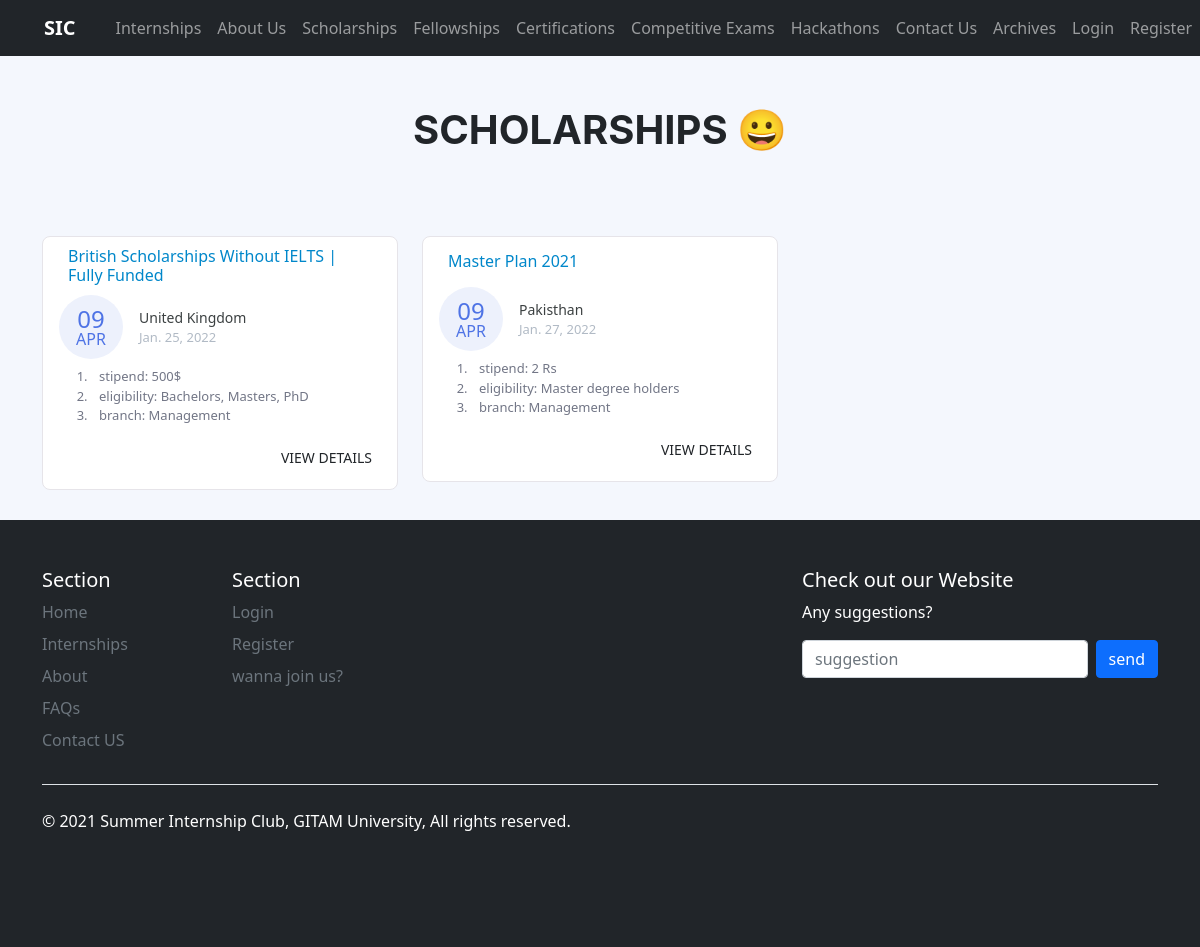
Before: /scholarships/Management/ with the older database file.
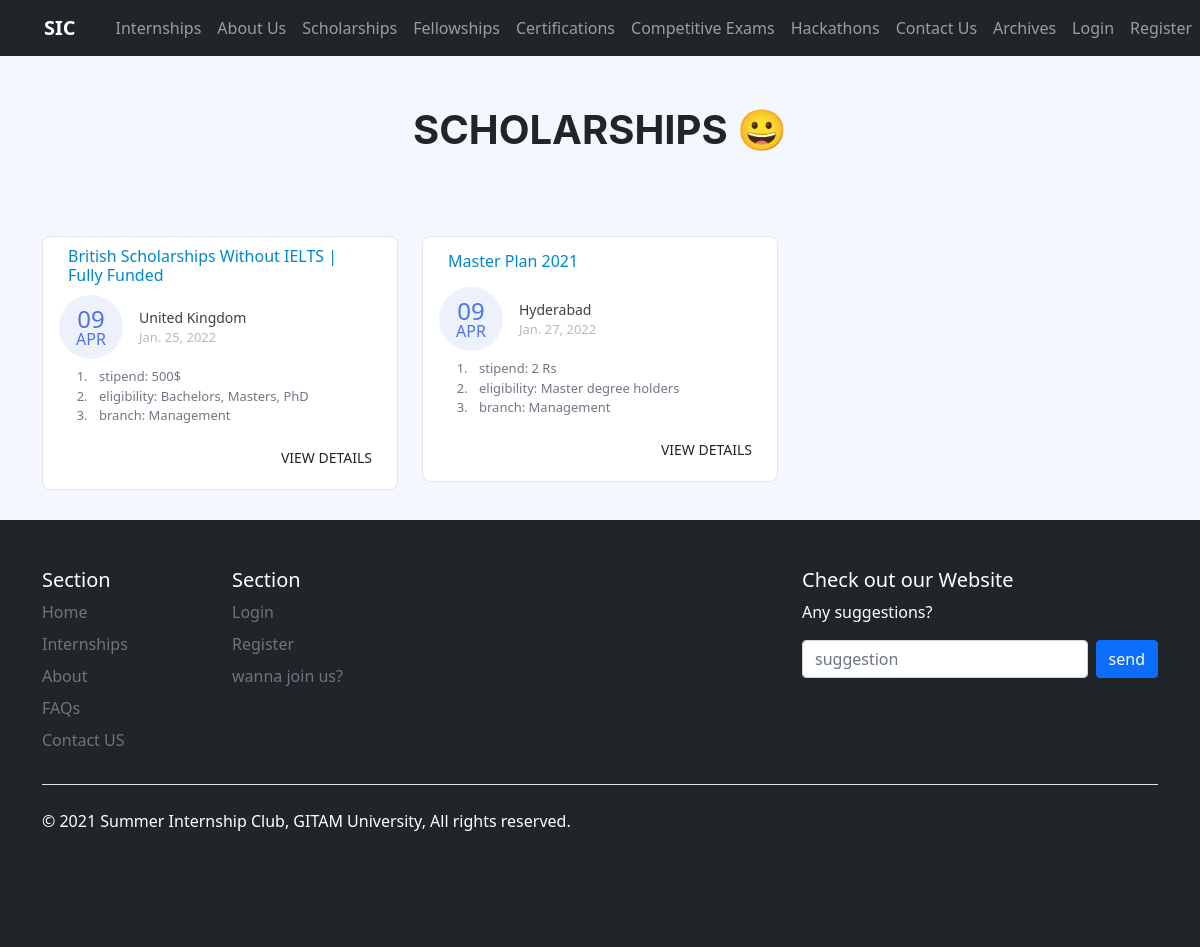
After: the same page with the newer database file.
### page/models.py (models this page shows, shortened)
class Scolarships(models.Model):
    name = models.CharField(max_length=150)
    eligibility = models.CharField(max_length=150)
    description = models.TextField()
    university_organization = models.CharField(max_length=100, null=True)
    stipend = models.CharField(max_length=80)
    duration = models.CharField(max_length=80)
    end_date = models.DateField()
    country = models.CharField(max_length=50)
    branch = models.CharField(max_length=50, choices=BRANCH_CHOICES, default='Everyone')
    referral_link = models.CharField(max_length=150, null=True)
    link_to_apply = models.CharField(max_length=150)
    date_posted = models.DateTimeField(default=timezone.now, blank=False)

### page/views.py (the view)
# urls.py: path('scholarships/<str:branch>/', views.scolarship_branch, name='scholarship_branch'),
def scolarship_branch(request, branch):
    context = {
        'count': Scolarships.objects.filter(branch=branch).count(),
        "scholarships": Scolarships.objects.filter(branch=branch).order_by('-date_posted')
    }
    return render(request, 'page/scholarships.html', context)

### page/templates/page/scholarships.html (shortened to what this page needs)
{% extends "page/base.html" %} {% block content %} {% load static %}
<div>
  <div class="heading"><h1>SCHOLARSHIPS 😀</h1></div>
</div>
<div class="container">
  <div class="row">
    {% for post in scholarships %}
    <div class="col-lg-4">
      <div class="card card-margin">
        <div class="card-header no-border">
          <h6 class="card-title hover-underline-animation">{{ post.name }}</h6>
        </div>
        <div class="card-body pt-0">
          <div class="widget-49">
            <div class="widget-49-title-wrapper">
              <div class="widget-49-date-primary">
                <span class="widget-49-date-day">09</span>
                <span class="widget-49-date-month">apr</span>
              </div>
              <div class="widget-49-meeting-info">
                <span class="widget-49-pro-title">{{ post.country }}</span>
                <span class="widget-49-meeting-time">{{ post.end_date }}</span>
              </div>
            </div>
            <ol class="widget-49-meeting-points">
              <li class="widget-49-meeting-item">
                <span>stipend: {{ post.stipend }} </span>
              </li>
              <li class="widget-49-meeting-item">
                <span>eligibility: {{ post.eligibility }}</span>
              </li>
              <li class="widget-49-meeting-item">
                <span>branch: {{ post.branch }}</span>
              </li>
            </ol>
            <div class="widget-49-meeting-action">
              <a href="{% url 'specific_scholarship' post.name %}"
                class="btn btn-sm btn-flash-border-primary">View Details</a>
            </div>
          </div>
        </div>
      </div>
    </div>
    {% endfor %}
  </div>
</div>
{% endblock content %}

Changed rows visible on the page:
changed Scolarships "2 Rs": country "Pakisthan" → "Hyderabad"
